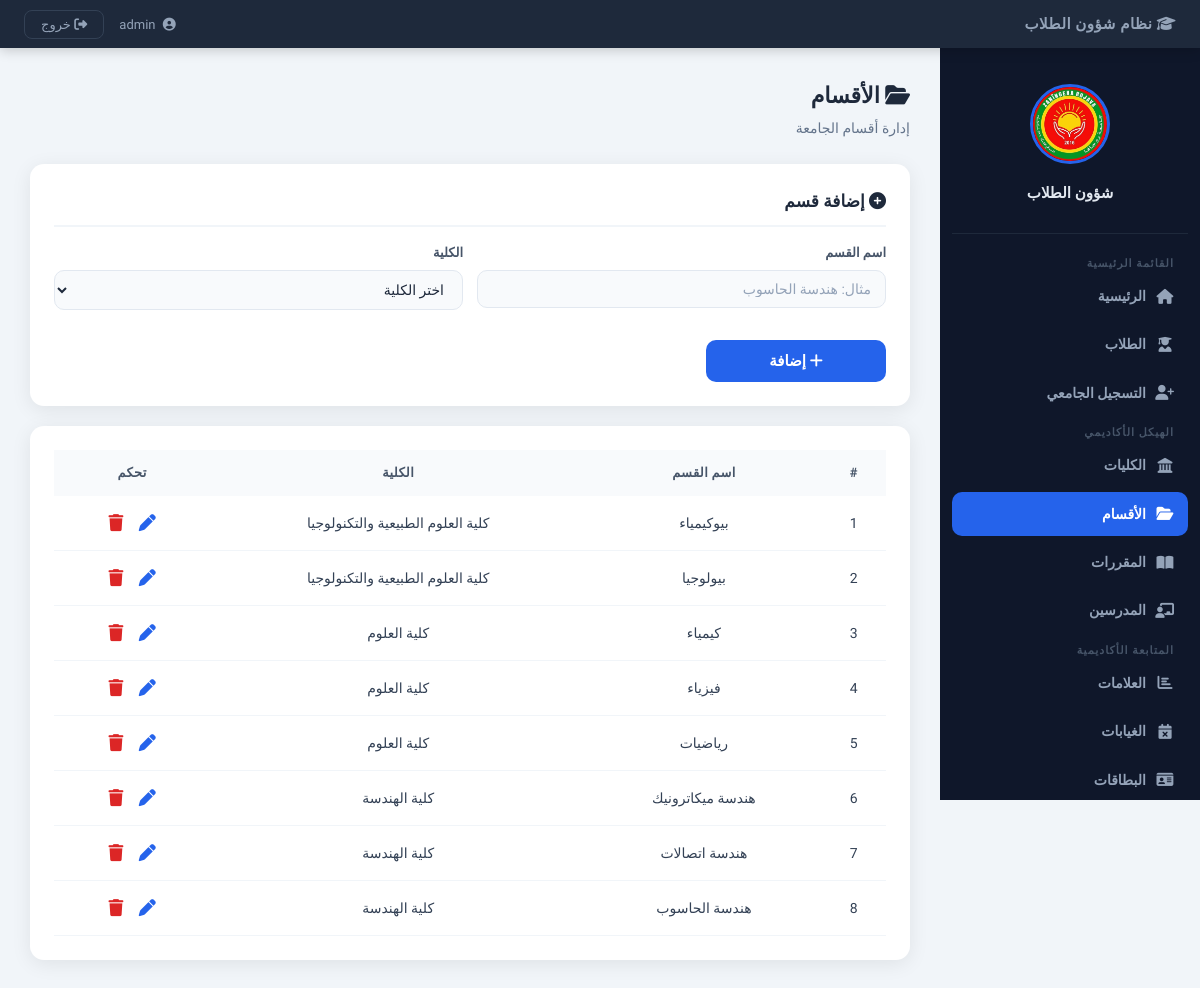
Screenshot of /?page=departments (signed in) with the database file from the repository.
### tables this page shows
CREATE TABLE departments (
    id         INTEGER PRIMARY KEY AUTOINCREMENT,
    name       TEXT    NOT NULL,
    faculty_id INTEGER,
    created_at TEXT    DEFAULT (datetime('now')),
    FOREIGN KEY (faculty_id) REFERENCES faculties(id) ON DELETE SET NULL
);

CREATE TABLE faculties (
    id         INTEGER PRIMARY KEY AUTOINCREMENT,
    name       TEXT    NOT NULL,
    dean       TEXT,
    created_at TEXT    DEFAULT (datetime('now'))
);

### app/Core/Database.php (called while the page is built, shortened)
<?php
class Database
{
    private static ?PDO $instance = null;
    public static function getInstance(): PDO
    {
        if (self::$instance === null) {
            if (DB_DRIVER === 'sqlite') {
                $pdo = new PDO('sqlite:' . DB_PATH);
                $pdo->exec('PRAGMA foreign_keys = ON;');
            } elseif (DB_DRIVER === 'mysql') {
                $dsn = "mysql:host=" . DB_HOST . ";dbname=" . DB_NAME . ";charset=" . DB_CHARSET;
                $pdo = new PDO($dsn, DB_USER, DB_PASS);
            } else {
                throw new RuntimeException('DB_DRIVER غير مدعوم');
            }
            $pdo->setAttribute(PDO::ATTR_ERRMODE,            PDO::ERRMODE_EXCEPTION);
            $pdo->setAttribute(PDO::ATTR_DEFAULT_FETCH_MODE, PDO::FETCH_ASSOC);
            self::$instance = $pdo;
        }
        return self::$instance;
    }
}

### app/Core/BaseModel.php (called while the page is built, shortened)
<?php
abstract class BaseModel
{
    protected PDO    $db;
    protected string $table;
    public function __construct()
    {
        $this->db = Database::getInstance();
    }
    public function all(string $order = 'id DESC'): array
    {
        return $this->db->query("SELECT * FROM {$this->table} ORDER BY {$order}")
                        ->fetchAll();
    }
}

### app/Models/Department.php (called while the page is built, shortened)
<?php
class Department extends BaseModel
{
    public function allWithFaculty(): array
    {
        return $this->db->query(
            "SELECT d.*, f.name AS faculty_name
             FROM departments d
             LEFT JOIN faculties f ON d.faculty_id = f.id
             ORDER BY d.id DESC"
        )->fetchAll();
    }
}

### views/pages/departments.php (the view, shortened to what this page needs)
<?php
$departments = $data['departments'] ?? [];
?>
<div class="page-header">
  <h1><i class="fa-solid fa-folder-open"></i> الأقسام</h1>
  <p>إدارة أقسام الجامعة</p>
</div>
<div class="card">
  <h3><i class="fa-solid fa-plus-circle"></i> إضافة قسم</h3>
  <form method="POST" action="/std_1_student_manager/controllers/router.php">
    <div class="form-grid">
      <div class="form-group">
        <label>اسم القسم</label>
        <input type="text" name="name" placeholder="مثال: هندسة الحاسوب" required>
      </div>
      <div class="form-group">
        <label>الكلية</label>
        <select name="faculty_id" required>
          <option value="" disabled selected>اختر الكلية</option>
        </select>
      </div>
    </div>
    <br>
    <button type="submit" class="btn-submit" style="max-width:180px;">
      <i class="fa-solid fa-plus"></i> إضافة
    </button>
  </form>
</div>
<div class="card">
  <div class="table-wrapper">
    <table>
      <thead>
        <tr>
          <th>#</th>
          <th>اسم القسم</th>
          <th>الكلية</th>
          <th>تحكم</th>
        </tr>
      </thead>
      <tbody>
        <?php if (empty($departments)): ?>
          <tr><td colspan="4" style="color:#94a3b8;">لا توجد أقسام مضافة بعد</td></tr>
        <?php else: ?>
          <?php foreach ($departments as $i => $d): ?>
          <tr>
            <td><?= $i + 1 ?></td>
            <td><?= htmlspecialchars($d['name']) ?></td>
            <td><?= htmlspecialchars($d['faculty_name'] ?? '—') ?></td>
            <td>
              <button class="edit-btn"
                      onclick="openEditModal(<?= htmlspecialchars(json_encode($d)) ?>)"
                      title="تعديل">
                <i class="fa-solid fa-pen"></i>
              </button>
              <form method="POST" action="/std_1_student_manager/controllers/router.php"
                    style="display:inline"
                    onsubmit="return confirm('حذف هذا القسم؟')">
                <button type="submit" class="delete-btn" title="حذف">
                  <i class="fa-solid fa-trash"></i>
                </button>
              </form>
            </td>
          </tr>
          <?php endforeach; ?>
        <?php endif; ?>
      </tbody>
    </table>
  </div>
</div>

### assets/css/main.css (style rules this page uses)
:root { --primary: #2563eb; --primary-dk: #1d4ed8; --dark: #0f172a; --sidebar-w: 260px; --header-h: 48px; --radius: 14px; --shadow: 0 4px 20px rgba(0,0,0,.08); --font: 'Cairo', 'Segoe UI', Tahoma, sans-serif; }
*, *::before, *::after { box-sizing: border-box; margin: 0; padding: 0; }
body { font-family: var(--font); background: #f1f5f9; color: var(--dark); font-size: 15px; line-height: 1.6; }
.card { background: white; padding: 24px; border-radius: var(--radius); box-shadow: var(--shadow); margin-top: 20px; }
.card h3 { font-size: 17px; font-weight: 700; color: #1e293b; margin-bottom: 16px; padding-bottom: 10px; border-bottom: 2px solid #f1f5f9; }
.table-wrapper { overflow-x: auto; }
table { width: 100%; border-collapse: collapse; font-size: 14px; }
thead tr { background: #f8fafc; }
th { padding: 13px 14px; text-align: center; color: #475569; font-weight: 700; font-size: 13px; text-transform: uppercase; letter-spacing: .3px; white-space: nowrap; }
td { padding: 12px 14px; text-align: center; border-bottom: 1px solid #f1f5f9; color: #334155; }
button { font-family: var(--font); cursor: pointer; }
.edit-btn { background: none; border: none; font-size: 17px; cursor: pointer; padding: 5px 6px; border-radius: 6px; color: #2563eb; transition: background .15s; width: auto; }
.delete-btn { background: none; border: none; font-size: 17px; cursor: pointer; padding: 5px 6px; border-radius: 6px; color: #dc2626; transition: background .15s; width: auto; }
.page-header { margin-bottom: 24px; }
.page-header h1 { font-size: 22px; font-weight: 700; color: #1e293b; }
.page-header p { color: #64748b; font-size: 14px; margin-top: 4px; }

### assets/css/forms.css (style rules this page uses)
.form-grid { display: grid; grid-template-columns: 1fr 1fr; gap: 14px; }
.form-group { display: flex; flex-direction: column; gap: 6px; }
.form-group label { font-size: 13px; font-weight: 600; color: #475569; }
input, select, textarea { width: 100%; padding: 10px 14px; border: 1px solid #e2e8f0; border-radius: 10px; font-family: var(--font); font-size: 14px; color: #1e293b; background: #f8fafc; outline: none; transition: border-color .2s, box-shadow .2s; margin-bottom: 0; }
input::placeholder { color: #94a3b8; }
.btn-submit { width: 100%; padding: 12px; background: var(--primary); color: white; border: none; border-radius: 10px; font-size: 15px; font-weight: 700; font-family: var(--font); cursor: pointer; transition: .2s; margin-top: 6px; }

### rows the page displays
departments: name "بيوكيمياء", faculty.name "كلية العلوم الطبيعية والتكنولوجيا"
departments: name "بيولوجيا", faculty.name "كلية العلوم الطبيعية والتكنولوجيا"
departments: name "كيمياء", faculty.name "كلية العلوم"
departments: name "فيزياء", faculty.name "كلية العلوم"
departments: name "رياضيات", faculty.name "كلية العلوم"
departments: name "هندسة ميكاترونيك", faculty.name "كلية الهندسة"
departments: name "هندسة اتصالات", faculty.name "كلية الهندسة"
departments: name "هندسة الحاسوب", faculty.name "كلية الهندسة"
